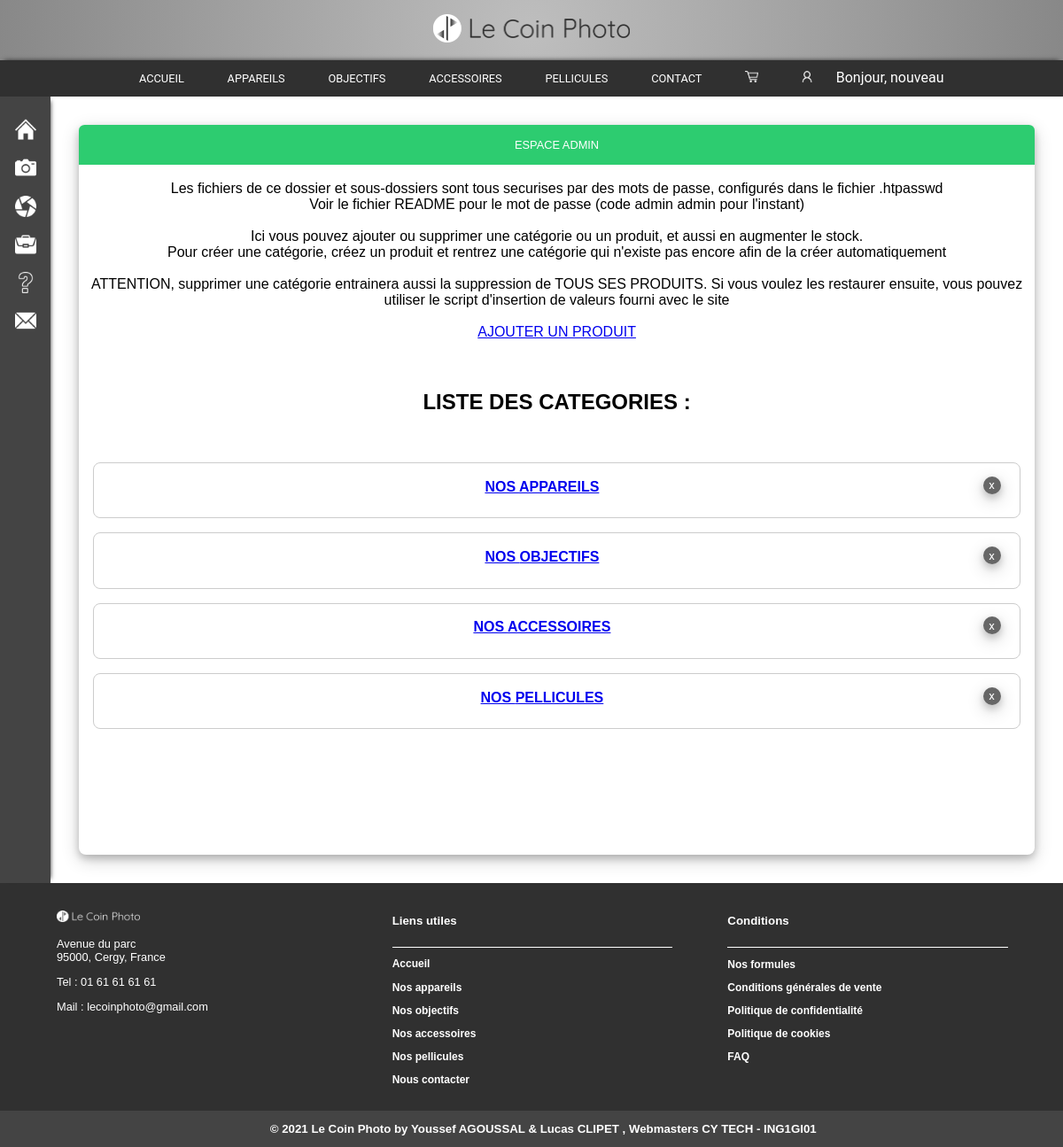
Page /LeCoinPhoto_2020/admin/secured.php (signed in) on the committed database.
### tables this page shows
CREATE TABLE IF NOT EXISTS `categories` (
  `ID` int(11) NOT NULL AUTO_INCREMENT,
  `categorie` varchar(20) NOT NULL DEFAULT 'inconnu',
  `icone` varchar(255) NOT NULL DEFAULT 'blankWhite.png',
  PRIMARY KEY (`ID`),
  UNIQUE KEY `categorie` (`categorie`)
);

### LeCoinPhoto_2020/bdd/bdd.php (called while the page is built, shortened)
<?php
function connectBDD()
{
	try
	{
		$bdd = new PDO("mysql:host=".$_SESSION['bddData']['host'].";dbname=".$_SESSION['bddData']['db'], $_SESSION['bddData']['user'], $_SESSION['bddData']['pwd']);
		$bdd->setAttribute(PDO::ATTR_ERRMODE, PDO::ERRMODE_EXCEPTION);
	}
	catch (PDOException $e)
	{
		echo('Erreur de connexion : '.$e->getMessage());
        $bdd=false;
        exit();
	}
	return $bdd;
}
function getCategories()
{
    try {
        $bdd=connectBDD();
        $reponse = $bdd->query('SELECT * FROM categories ORDER BY ID');
        $reponse->setFetchMode(PDO::FETCH_ASSOC);
    } catch (PDOException $e) {
        $reponse=null;
    }
    return $reponse;
}
?>

### LeCoinPhoto_2020/admin/secured.php (the view, shortened to what this page needs)
<?php
require_once($_SERVER['DOCUMENT_ROOT']."/ING1GI1-AGOUSSAL-CLIPET/LeCoinPhoto/bdd/bdd.php");
$style="Panier";
ob_start();?>
<div class="pagedroite">
    <div class="bloc">
        <div class="titresection"><p>ESPACE ADMIN</p></div><br>
			Les fichiers de ce dossier et sous-dossiers sont tous securises par des mots de passe, configurés dans le fichier .htpasswd<br>
			Voir le fichier README pour le mot de passe (code admin admin pour l'instant)<br> <br>
            Ici vous pouvez ajouter ou supprimer une catégorie ou un produit, et aussi en augmenter le stock.
            <br>Pour créer une catégorie, créez un produit et rentrez une catégorie qui n'existe pas encore afin de la créer automatiquement <br><br>
            ATTENTION, supprimer une catégorie entrainera aussi la suppression de TOUS SES PRODUITS. Si vous voulez les restaurer ensuite, vous pouvez utiliser le script d'insertion de valeurs fourni avec le site
            <br><br> <a href='/ING1GI1-AGOUSSAL-CLIPET/LeCoinPhoto/admin/navigation/ajouterProduit.php'> AJOUTER UN PRODUIT </a>
            <br><br><br> <h2> LISTE DES CATEGORIES : </h2><br>
            <?php $reponse=getCategories();
            if($reponse!=null)
            {
                while ($donnees = $reponse->fetch() )
                {
                    $cat=$donnees['categorie']; ?>
                <div class="panier">
                    <div class="midCenter">
                        <a href="/ING1GI1-AGOUSSAL-CLIPET/LeCoinPhoto/admin/navigation/liste.php?cat=<?=$cat?>"><strong>NOS <?=strtoupper($cat)?></strong></a> <br>
                    </div>
                    <form method='POST' onsubmit="return deleteConfirm('categorie')" action="/ING1GI1-AGOUSSAL-CLIPET/LeCoinPhoto/admin/php/deleteCategorie.php">
                        <input class="boutonSupprCategorie" type="submit" value="x"/>
                    </form>
                </div>
                <?php
                }
            } ?>
            <br><br><br><br><br><br><br>
    </div>
</div>
</div>
<?php $content=ob_get_clean();
require_once($_SERVER['DOCUMENT_ROOT']."/ING1GI1-AGOUSSAL-CLIPET/LeCoinPhoto/php/template.php");
?>

### LeCoinPhoto_2020/php/template.php (shortened to what this page needs)
<?php require_once($_SERVER['DOCUMENT_ROOT']."/ING1GI1-AGOUSSAL-CLIPET/LeCoinPhoto/bdd/bdd.php");?>
<!DOCTYPE html>
<html>
    <head>
        <link rel="stylesheet" type="text/css" href="/ING1GI1-AGOUSSAL-CLIPET/LeCoinPhoto/css/style<?= $style;?>.css"/>
        <div id="titre">
            <img src="/ING1GI1-AGOUSSAL-CLIPET/LeCoinPhoto/img/lcpLogo2.png" alt="Le coin photo" title="Le coin photo, vendeur de matériel photo" onclick="location.href='/ING1GI1-AGOUSSAL-CLIPET/LeCoinPhoto/index.php'">
        </div>
        <div class="navbar">
            <a href="/ING1GI1-AGOUSSAL-CLIPET/LeCoinPhoto/index.php" <?=@$btnAccueil?>><p>ACCUEIL</p></a>
        <?php
        $reponse=getCategories();
        if($reponse!=null)
        {
            while ($donnees = $reponse->fetch() )
            {
                $cat=$donnees['categorie']; ?>
                <a href="/ING1GI1-AGOUSSAL-CLIPET/LeCoinPhoto/navigation/produits.php?cat=<?=$cat?>" <?=@${"btn".$cat};?>><p><?=strtoupper($cat)?></p></a>
                <?php
            }
        } ?>
        <a href="/ING1GI1-AGOUSSAL-CLIPET/LeCoinPhoto/navigation/contact.php" <?=@$btnContact?>><p>CONTACT</p></a>
        <?php
        if (isset($_SESSION['profil']['login']))
        { ?>
            <a href="/ING1GI1-AGOUSSAL-CLIPET/LeCoinPhoto/navigation/panier.php"><img src="/ING1GI1-AGOUSSAL-CLIPET/LeCoinPhoto/img/cart.png" class="icon2" title="MON PANIER"></a>
            <a href="/ING1GI1-AGOUSSAL-CLIPET/LeCoinPhoto/navigation/profil.php"><img src="/ING1GI1-AGOUSSAL-CLIPET/LeCoinPhoto/img/user.png" class="icon2" title="MON PROFIL"></a>
            Bonjour, <?=$_SESSION['profil']['nom'];?>
        <?php
        }
        else{
        ?>
           <a href="/ING1GI1-AGOUSSAL-CLIPET/LeCoinPhoto/navigation/connexion.php"><img src="/ING1GI1-AGOUSSAL-CLIPET/LeCoinPhoto/img/user.png" class="icon2" title="SE CONNECTER"></a>
        <?php
        }
        ?>
        </div>
    </head>
    <body>
        <div class="box">
            <div class="pagegauche">
                <div class="navbar2">
                    <a href="/ING1GI1-AGOUSSAL-CLIPET/LeCoinPhoto/index.php" <?=@$btnAccueil?>><img src="/ING1GI1-AGOUSSAL-CLIPET/LeCoinPhoto/img/home.png" class="icon" alt="accueil" title="accueil"><br></a><br>
                   <?php
                    $reponse=getCategories();
                    if($reponse!=null)
                    {
                        while ($donnees = $reponse->fetch() )
                        {
                            $cat=$donnees['categorie'];
                            $icon=$donnees['icone'];?>
                            <a href="/ING1GI1-AGOUSSAL-CLIPET/LeCoinPhoto/navigation/produits.php?cat=<?=$cat?>" <?=@${"btn".$cat}?> ><img src="/ING1GI1-AGOUSSAL-CLIPET/LeCoinPhoto/img/<?=$icon?>" class="icon" alt="<?=$cat?>" title="<?=$cat?>" onerror="this.onerror=null; this.src='/ING1GI1-AGOUSSAL-CLIPET/LeCoinPhoto/img/blankWhite.png'" ><br></a><br>
                        <?php
                        }
                    } ?>
                    <a href="/ING1GI1-AGOUSSAL-CLIPET/LeCoinPhoto/navigation/contact.php" <?=@$btnContact?>><img src="/ING1GI1-AGOUSSAL-CLIPET/LeCoinPhoto/img/mail.png" class="icon" alt="contact" title="contact"><br></a>
                </div>
            </div>
<?=$content;?>
    </body>
    <footer>
        <div id="container">
            <div id="footerAdresses" class="colonneFooter">
                <br><img src="/ING1GI1-AGOUSSAL-CLIPET/LeCoinPhoto/img/leCoinPhoto.png" alt="Le coin photo" title="Le coin photo, vendeur de matériel photo">
                <p style="font-size: 0.8em;"> Avenue du parc<br>95000, Cergy, France
                </p>
                <p style="font-size: 0.8em;">Tel : 01 61 61 61 61</p>
                <p style="font-size: 0.8em;">Mail : lecoinphoto@gmail.com</p>
            </div>
            <div id="footerLinks" class="colonneFooter">
                <h5>Liens utiles</h5>
                <hr size="1" width="100%" color="white">
                <a href="/ING1GI1-AGOUSSAL-CLIPET/LeCoinPhoto/index.php">Accueil</a>
                <?php
                $reponse=getCategories();
                if($reponse!=null)
                {
                    while ($donnees = $reponse->fetch() )
                    {
                        $cat=$donnees['categorie']; ?>
                        <a href="/ING1GI1-AGOUSSAL-CLIPET/LeCoinPhoto/navigation/produits.php?cat=<?=$cat?>" <?=@${"btn".$cat};?>><p>Nos <?=$cat?></p></a>
                        <?php
                    }
                } ?>
                <a href="/ING1GI1-AGOUSSAL-CLIPET/LeCoinPhoto/navigation/contact.php"><p>Nous contacter</p></a>
            </div>
            <div id="footerConditions" class="colonneFooter">
                <h5>Conditions</h5>
                <hr size="1" width="100%" color="white">
                <a href="#"><p>Nos formules</p></a>
                <a href="#"><p>Conditions générales de vente</p></a>
                <a href="#"><p>Politique de confidentialité</p></a>
                <a href="#"><p>Politique de cookies</p></a>
                <a href="#"><p>FAQ</p></a>
            </div>
        </div>
        <div class="mention">
            <h5 id="mentions">&copy; 2021 Le Coin Photo by
            <a href="mailto:agoussalyo@eisti.eu" title="Envoyer un mail">Youssef AGOUSSAL</a> &amp; <a href="mailto:clipetluca@eisti.eu" title="Envoyer un mail">Lucas CLIPET</a>
            , Webmasters CY TECH - ING1GI01</h5>
        </div>
    </footer>
</html>

### LeCoinPhoto_2020/css/stylePanier.css (style rules this page uses)
.icon { width: 70%; }
.bloc { text-align: center; }
.panier { display: flex; padding: 0.5em; margin: 1em; border: 1px solid #cccccc; border-radius: 0.5em; text-align: center; }
.midCenter { flex: 3 1 0; margin-top: 0.6em; }
.boutonSupprCategorie { font-family: 'Roboto', sans-serif; height: 1.5em; width: 1.5em; margin-right: 1em; margin-top: 0.5em; margin-bottom: 1.4em; border-radius: 0.75em; box-sizing: border-box; border:none; overflow-wrap: break-word; background-color: #666666; color: white; box-shadow: 0 4px 8px 0 #00000033, 0 6px 20px 0 #00000033; resize: none; }

### LeCoinPhoto_2020/css/style.css (style rules this page uses)
#titre { text-align: center; color: #303030; font-family: Arial, Helvetica, sans-serif; background: radial-gradient(circle, rgba(190,190,190,1) 0%, #888888 100%); opacity: 1; }
#titre img { display: inline-block; height: 2em; padding: 1em; }
.navbar { z-index: 3; position: sticky; text-align: center; color:white; font-family: 'Roboto', sans-serif; top: 0; width: 100%; box-shadow: 0 -5px 5px -5px #333; background-color: #303030; overflow: auto; }
.navbar a { display: inline-block; color: white; text-align: center; font-size: 0.8em; padding-left: 1.75em; padding-right: 1.75em; text-decoration: none; background-color: #303030; }
.navbar2 a { vertical-align: center; background-color: #444444; font-size:0.75vw; font-family: Arial, Helvetica, sans-serif; color: black; text-align: center; display: inline-block; width: 60%; height: 60%; margin: auto; padding-top: 17%; padding-left: 10%; padding-right: 10%; padding-bottom: 13%; }
.icon { width: 70%; }
.icon2 { height: 1em; }
.box { display: flex; }
.pagegauche { position: relative; background-color: #444444; z-index: 1; flex: 1 1 0; text-align: center; padding-top: 1em;; box-shadow: 5px 0 5px -5px #333; }
.pagedroite { flex: 20 1 0; vertical-align: middle; text-align: center; font-family: Arial, Helvetica, sans-serif; }
footer { overflow: hidden; text-align: center; color: white; font-family: Arial, Helvetica, sans-serif; font-size: 1em; padding-top: 1%; background-color: #303030; }
footer a { color: white; font-weight: bold; text-decoration: none; }
#footerAdresses img { width:30%; }
#container { display: flex; margin-left: 2em; margin-right: 2em; font-size: 1em; padding-bottom: 1em; }
#container a { font-size: 0.75em; }
.colonneFooter { flex: 1 1 0; font-size: 1em; text-align: left; margin-left: 2em; margin-right: 2em; }
#mentions { margin: 0; padding: 1em; text-align: center; background-color: #444444; width: 100%; }
.bloc { box-shadow: 0 4px 8px 0 rgba(0, 0, 0, 0.2), 0 6px 20px 0 #00000030; border-radius: 0.5em; margin: 2em; }
.titresection { text-align: center; display: block; color : white; font-family: Arial, Helvetica, sans-serif; font-size: 0.8em; background-color:#2dcc70; padding: 0.2em; border-radius: 0.5em 0.5em 0em 0em; }
body { margin:0%; }

### rows in the picture
categories: categorie "APPAREILS", icone (picture), categorie "appareils"
categories: categorie "OBJECTIFS", icone (picture), categorie "objectifs"
categories: categorie "ACCESSOIRES", icone (picture), categorie "accessoires"
categories: categorie "PELLICULES", icone (placeholder picture), categorie "pellicules"

### other values in the picture
$_SESSION['profil']['nom'] "nouveau"
